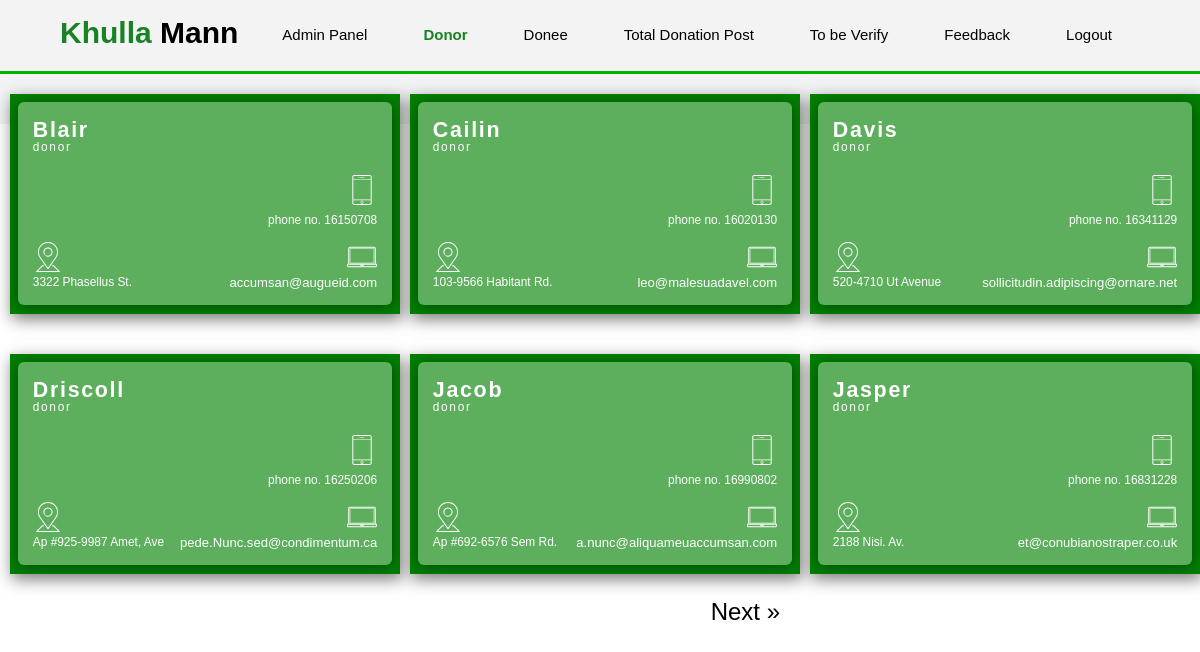
/admin/Donorinfo.php, run on the app's committed database.
### tables this page shows
CREATE TABLE `userprofile` (
  `user_id` int(11) NOT NULL,
  `profile_pic` text NOT NULL,
  `username` text NOT NULL,
  `email` text NOT NULL,
  `password` text NOT NULL,
  `address` text NOT NULL,
  `contact_no` bigint(20) NOT NULL,
  `create_date` date NOT NULL,
  `create_time` time NOT NULL,
  `role` char(5) NOT NULL,
  `flag` tinyint(1) NOT NULL
);

### admin/Donorinfo.php (the view, shortened to what this page needs)
<!DOCTYPE html>
<html>
<head>
    <link rel="stylesheet" type="text/css" href="../src/css/NavigationBar.css">
    <link rel="stylesheet" type="text/css" href="../src/css/Cards.css">
</head>
<body>
    <header>
  <div class="container">
      <div id="branding">
          <h1><a href="AdminPanel.php"><span class="highlight">Khulla</span> Mann </a></h1>
      </div>
    <div class="navbar">
        <a href="AdminPanel.php">Admin Panel</a>
        <a href="Donorinfo.php" class="current">Donor</a>
        <a href="Doneeinfo.php">Donee</a>
        <a href="DonationPost.php">Total Donation Post</a>
        <a href="DoneeVerifying.php">To be Verify</a>
        <a href="Feedback.php">Feedback</a>
        <a href="../Logout.php">Logout</a>
    </div>
  </div>
</header>
    <?php
include '../src/db/connection.php';
$perpage = 6;
if(isset($_GET['id'])){
    $start = $_GET['id'];
}else{
    $start = 0;
}
$count= mysqli_query($conn,"SELECT COUNT(user_id) FROM userprofile Where role='Donor' AND flag='1'");
$rows = mysqli_fetch_array($count);
$TotalRec=$rows['COUNT(user_id)'];
$sql = "SELECT * FROM userprofile Where role='Donor'order by username LIMIT $start, $perpage";
$result = $conn->query($sql);
if ($TotalRec > 0) {
 while($row = $result->fetch_assoc()) {
    ?>
<div class="front-side" style="float: left; margin-left: 10px;">
        <div class="color-grid">
        </div>
        <div class="info-grid">
            <div class="name">
                <br><br><br><br><br><br><br><br><br><br><br><br><br><br><br><br><br><br><br><br><br><br><br><br><br><br><br><br>
                <h2><?php echo $row['username']; ?></h2>
                <br><br><br><br><br><br>
                <h5><?php echo $row['role']; ?></h5>
            </div>
            <div class="addr">
                <p><?php echo $row['address']; ?>
                </p>
            </div>
            <div class="phoneNo">
                <p> phone no. <?php echo $row['contact_no']; ?></p> <br><br>
            </div>
            <div class="emailId">
                <p class="email"><?php echo $row['email']; ?></p>
            </div>
        </div>
    </div>
    <?php
    }
} else {
    echo "0 results";
}
echo "<div class='change'>";
if($start < $TotalRec-3){
    echo "<a href=Donorinfo.php?id=". ($start + 3) ." id='next'>Next &raquo;</a>";
}
echo"</div>";
?>
</body>
</html>

### src/css/NavigationBar.css (style rules this page uses)
* { margin: 0px; padding: 0px; box-sizing: border-box; }
body { font-family: Arial, Helvetica, sans-serif; font-size: 15px; line-height: 1.5; background-color: #F2F3F4 ; }
header { background:#f3f3f3; color: black; min-height: 60px; border-bottom: #00b300 3px solid; z-index: 1; }
.container { width: 90%; margin: auto; overflow: hidden; }
#branding { padding-top: 10px; float: left; }
#branding h1 { margin:0; }
#branding a { text-decoration: none; color: black; }
header .highlight,.navbar a.current { color: #188224; font-weight: bold; }
.navbar { display: flex; justify-content: flex-end; }
.navbar a { color: black; text-align: center; text-decoration: none; padding: 24px 28px; }

### src/css/Cards.css (style rules this page uses)
html { font-size: 17px; color: rgb(255, 255, 255); font-family: 'Heebo', sans-serif; background-color: #ffffff; }
.front-side, .back-side { width: 390px; height: 220px; display: grid; grid-template-columns: 2% 96% 2%; grid-template-rows: 4% 92% 4%; position: relative; margin: 20px auto; overflow: hidden; box-shadow: 2px 5px 15px 0px #17161694; background-color: green; }
.info-grid { grid-column: 2/3; grid-row: 2/3; z-index: 2; width: 100%; height: 100%; background-color: rgba(255, 255, 255, 0.363); box-shadow: 0px 2px 15px rgba(0, 0, 0, 0.432); border-radius: 6px; font-size: 0.7rem; display: grid; grid-template-columns: 15px repeat(3, 1fr) 15px; grid-template-rows: repeat(3, 1fr); line-height: 1px; }
.info-grid .name { grid-column: 2 / span 2; grid-row: 1 / span 1; font-size: 1.2em; letter-spacing: .1rem; margin-top: 0px; }
.info-grid .name h5 { font-weight: unset; margin-top: 10px; }
.info-grid .addr { grid-column: 2 / span 2; grid-row: 3; margin-top: 5px; }
.info-grid .addr p { font-weight: unset; margin-top: 10px; }
.info-grid .phoneNo { grid-column: 3 / span 2; grid-row: 2; text-align: end; margin-top: 5px; }
.info-grid .phoneNo p { font-weight: unset; margin-top: 15px; }
.info-grid .emailId { grid-column: 3 / span 2; grid-row: 3; text-align: end; font-size: 1.1em; margin-top: 5px; }
.info-grid .emailId p { font-weight: unset; margin-top: 10px; }

### admin/Donorinfo.php (style rules this page uses)
.change { margin:0px 35%; width: 30%; height: 50px; border: 2px; font-size: 24px; align-self :center; }
.change a { color: black; text-decoration: none; }
.change #next { float: right; }

### data on the page
userprofile: username "Blair", role "donor", address "3322 Phasellus St.", contact_no "16150708", email "accumsan@augueid.com"
userprofile: username "Cailin", role "donor", address "103-9566 Habitant Rd.", contact_no "16020130", email "leo@malesuadavel.com"
userprofile: username "Davis", role "donor", address "520-4710 Ut Avenue", contact_no "16341129", email "sollicitudin.adipiscing@ornare.net"
userprofile: username "Driscoll", role "donor", address "Ap #925-9987 Amet, Ave", contact_no "16250206", email "pede.Nunc.sed@condimentum.ca"
userprofile: username "Jacob", role "donor", address "Ap #692-6576 Sem Rd.", contact_no "16990802", email "a.nunc@aliquameuaccumsan.com"
userprofile: username "Jasper", role "donor", address "2188 Nisi. Av.", contact_no "16831228", email "et@conubianostraper.co.uk"
